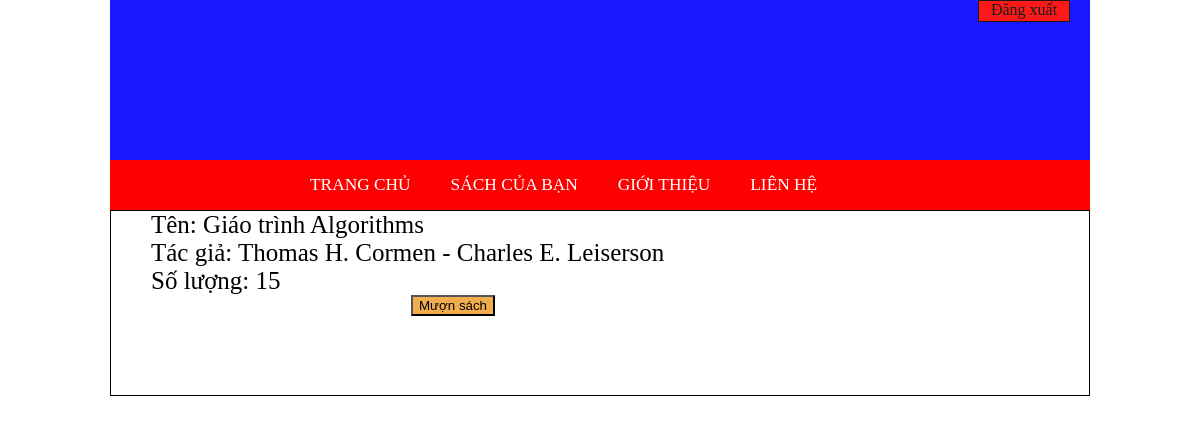
Screenshot of /view_book.php?id=4&detail=1 with the database file from the repository.
### tables this page shows
CREATE TABLE `book` (
  `b_id` int(10) NOT NULL PRIMARY KEY AUTO_INCREMENT,
  `booksname` nvarchar(50) NOT NULL,
  `authorname` nvarchar(50) NOT NULL,
  `copies` varchar(20) NOT NULL,
  `avl_cpy` int(100) NOT NULL,
  `file_name` varchar(255) NOT NULL,
  `path` varchar(200) NOT NULL
);

### view_book.php (the view, shortened to what this page needs)
<?php
$msg="";
include("conn.php");
$id=$_GET['id'];
$detail = $_GET['detail'];
$query="select * from book where `book`.`b_id`= '$id'";
$query1=mysqli_query($conn,$query);
$ros=mysqli_fetch_array($query1);
$book_name=$ros['booksname'];
$auth_name=$ros['authorname'];
$avl_cpy=$ros['avl_cpy'];
?>
<html>
<head><title>View Book</title>
</head>
<body>
  <div class="container">
  <div class="box">
  <div class="logout">
          <a href="index.php" style="color: black;  text-decoration: none">Đăng xuất</a>
        </div>
  </div>
  <nav>
    <ul>
      <li><a href="home.php">trang chủ</a></li>
      <li><a href="sbooks.php">SÁCH CỦA BẠN</a></li>
      <li><a href="">Giới thiệu</a></li>
      <li><a href="">Liên hệ</a></li>
    </ul>
  </nav>
   <div  class="boxtwo" style="border:solid 1px;">
   <form method="post">
	<ul >
		<li>Tên:  <?php echo $book_name; ?></li>
	   <li>Tác giả:  <?php echo $auth_name; ?></li>
	   <li>Số lượng: <?php echo $avl_cpy; ?></li>
	</ul>
		<div class="butt">
			<?php
    		if($detail==2)
    		{
     		?>
            <input type="submit" name="sub" value="Tải xuống" style="cursor: pointer;background-color: red;text-align: right">
    		<?php
    		}
    		else{
    		?>
        	<input type="submit" value="Mượn sách" name="rqst" style="cursor: pointer;background: #f0ad4e">
          <p style="color: red;font-weight:bold;text-align:center;padding-top:30px"> <?php echo $msg; ?> </p>
    		<?php
			}
			?></div>
	</form>
    </div >
    </div>
  </body>
</html>

### view_book.php (style rules this page uses)
* { padding 0; margin: 0; }
.container { width:980px; margin: 0 auto; }
nav { padding-left:200px; display: block; background: red; height: 50px; }
nav ul { padding: 0 ; list-style: none; }
nav ul li { float: left; margin-right: 40px; text-transform: uppercase; line-height: 50px }
nav ul li a { text-decoration: none; color: white; font-size: 13pt; display: block; }
a { text-decoration: none; color: white; }
.box { height:160px; opacity: .9; background-color: blue; }
.boxtwo { background-size: cover; }
ul { list-style: none; }
ul li { font-size: 25px; }
.butt { margin-left: 300px; width: 150px; height: 100px; }
.logout { float: right; margin-right: 20px; width: 90px; height: 20px; border: 1px solid; text-align: center; background-color: red; }

### rows the page displays
book: booksname "Giáo trình Algorithms", authorname "Thomas H. Cormen - Charles E. Leiserson", avl_cpy "15"
